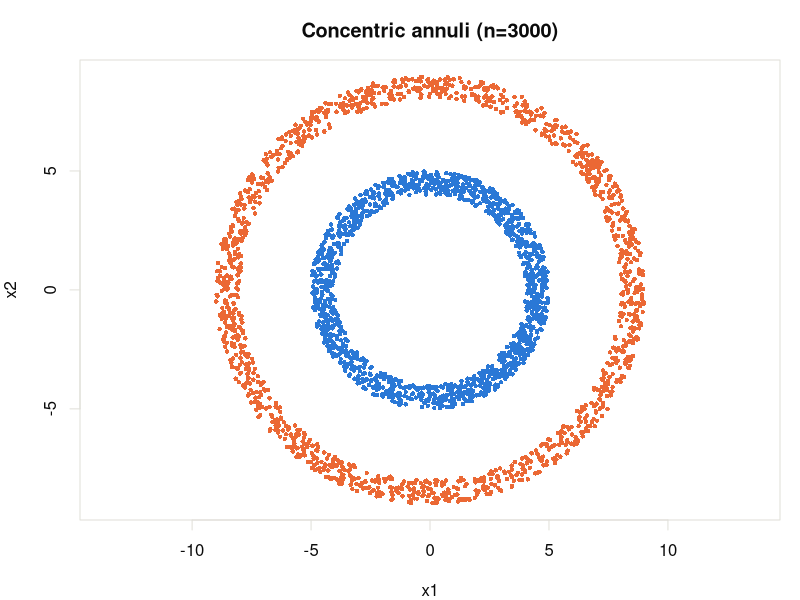

Here is the R script that generated this plot:
# 01_double_rings_sim.R
#
# Two concentric annuli (not thin rings): points uniformly distributed
# over the 2D area of each annulus.
#   inner annulus: radius in [4, 5]
#   outer annulus: radius in [8, 9]
# Total n = 3000, split evenly (1500 / 1500).
#
# set.seed(2) below is the EXACT seed used for the data already analyzed --
# keep it unchanged to reproduce the same points.

set.seed(2)

# ---- categorical palette (validated, see dataviz skill reference) ----
palette_cat <- c("#2a78d6", "#eb6834", "#1baf7a", "#eda100",
                  "#e87ba4", "#008300", "#4a3aa7", "#e34948")
noise_color <- "#898781"
surface_col <- "white"
grid_col    <- "#e1e0d9"
ink_col     <- "#0b0b0b"
point_colors <- function(labels) {
  ifelse(labels < 0, noise_color, palette_cat[(labels %% length(palette_cat)) + 1])
}

# ---- generate data ----
# Uniform sampling over an annulus [r_min, r_max]: radius must be drawn as
# sqrt(runif(n, r_min^2, r_max^2)) so that area (not radius) is uniform.
annulus <- function(r_min, r_max, n) {
  theta  <- runif(n, 0, 2 * pi)
  radius <- sqrt(runif(n, r_min^2, r_max^2))
  cbind(radius * cos(theta), radius * sin(theta))
}

n_total <- 3000
n_inner <- n_total / 2
n_outer <- n_total / 2

r1 <- annulus(4, 5, n_inner)   # inner annulus: radius in [4, 5]
r2 <- annulus(8, 9, n_outer)   # outer annulus: radius in [8, 9]

X <- rbind(r1, r2)
y <- c(rep(0, nrow(r1)), rep(1, nrow(r2)))

saveRDS(list(X = X, y = y, n_inner = n_inner, n_outer = n_outer,
             inner_range = c(4, 5), outer_range = c(8, 9)),
        "concentric_annuli_3000.rds")

# ---- plain tabular export (space-delimited text) ----
out_df <- data.frame(x1 = X[, 1], x2 = X[, 2], y = y)
write.table(out_df, "concentric_annuli_3000.txt", sep = " ", row.names = FALSE, quote = FALSE)

cat(sprintf("n=%d  (inner=%d, outer=%d)\n", nrow(X), n_inner, n_outer))
cat(sprintf("inner radius range realized: [%.3f, %.3f]\n", min(sqrt(rowSums(r1^2))), max(sqrt(rowSums(r1^2)))))
cat(sprintf("outer radius range realized: [%.3f, %.3f]\n", min(sqrt(rowSums(r2^2))), max(sqrt(rowSums(r2^2)))))
cat(sprintf("gap between annuli: %.3f\n", min(sqrt(rowSums(r2^2))) - max(sqrt(rowSums(r1^2)))))

# ---- plot the ground truth ----
png("concentric_annuli_3000.png", width = 1600, height = 1400, res = 220, bg = surface_col)
par(bg = surface_col, col.axis = ink_col, col.lab = ink_col, col.main = ink_col,
    fg = grid_col, mar = c(4, 4, 3, 1))
plot(X, col = point_colors(y), pch = 16, cex = 0.6,
     main = "Concentric annuli (n=3000)", xlab = "x1", ylab = "x2", asp = 1)
dev.off()
